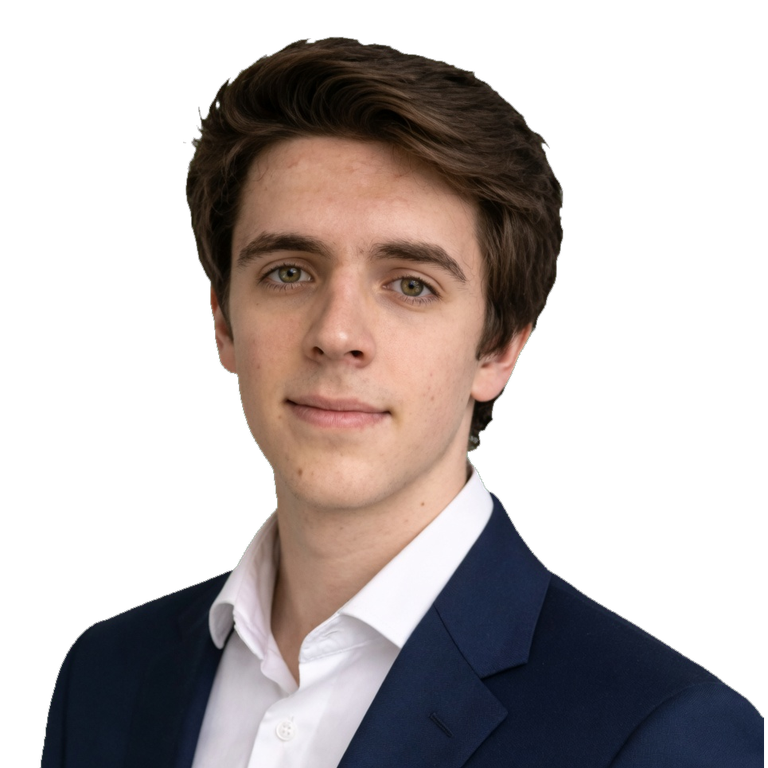
#> input picture scripts/og/portraits/default.png, 768 x 768 px
$ python -i process-portraits.py   (imports and definitions only)
#> lines starting #> are read from the running program, lines starting #| are printed output that depends on the picture; after the words box and inside, x2 and y2 are one past the last pixel; in counts of white or black regions, pixels touching at a corner belong together
#> further down, picture is the input picture: PIL image 768x768 RGBA; mean R, G, B, A 50.6, 43.1, 41.7, 117.9
"""
Chroma-key green-screen portraits → transparent WebP/PNG.

Run: python scripts/process-portraits.py
"""
from __future__ import annotations

from pathlib import Path

import numpy as np
from PIL import Image

ROOT = Path(__file__).resolve().parents[1]
SRC = ROOT / "src" / "assets" / "portraits"
PNG_DIR = ROOT / "scripts" / "og" / "portraits"
OUT_SIZE = 768

JOBS = {
    "_cut-raw.jpg": "default",
    "_party-hat-raw.jpg": "party-hat",
    "_bunny-raw.jpg": "bunny",
    "_crown-raw.jpg": "crown",
    "_rose-raw.jpg": "rose",
    "_star-raw.jpg": "star",
    "_spark-raw.jpg": "spark",
    "_sun-raw.jpg": "sun",
    "_heart-raw.jpg": "heart",
    "_senyera-raw.jpg": "senyera",
    "_cockade-raw.jpg": "cockade",
}


def rgb_to_hsv(rgb: np.ndarray) -> np.ndarray:
    r, g, b = (rgb[..., 0] / 255.0, rgb[..., 1] / 255.0, rgb[..., 2] / 255.0)
    maxc = np.maximum(np.maximum(r, g), b)
    minc = np.minimum(np.minimum(r, g), b)
    v = maxc
    s = np.where(maxc == 0, 0, (maxc - minc) / np.maximum(maxc, 1e-8))
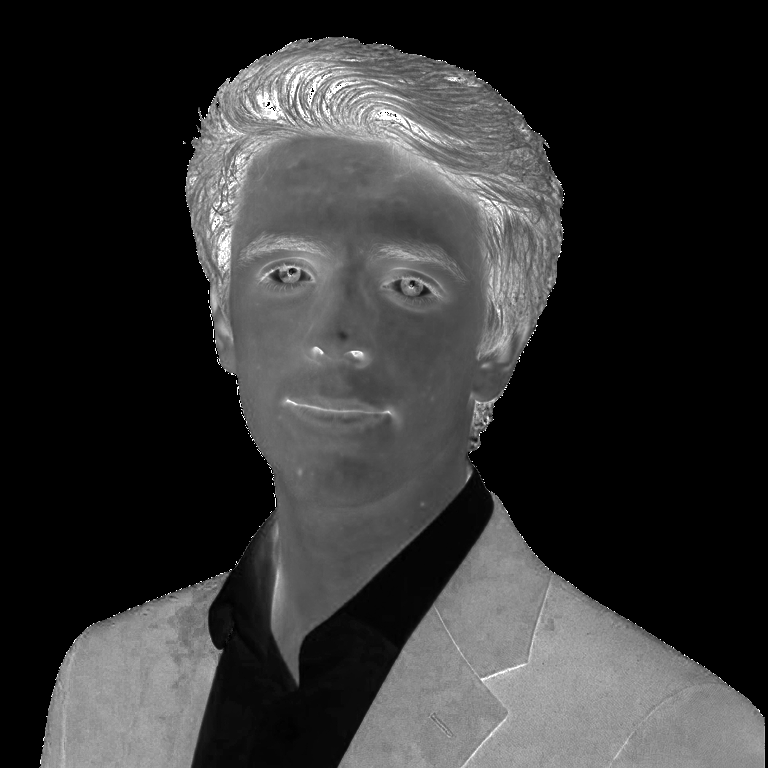
#> s: shape (768, 768) float32; min 0, max 1, mean 0.198
    rc = (maxc - r) / np.maximum(maxc - minc, 1e-8)
    gc = (maxc - g) / np.maximum(maxc - minc, 1e-8)
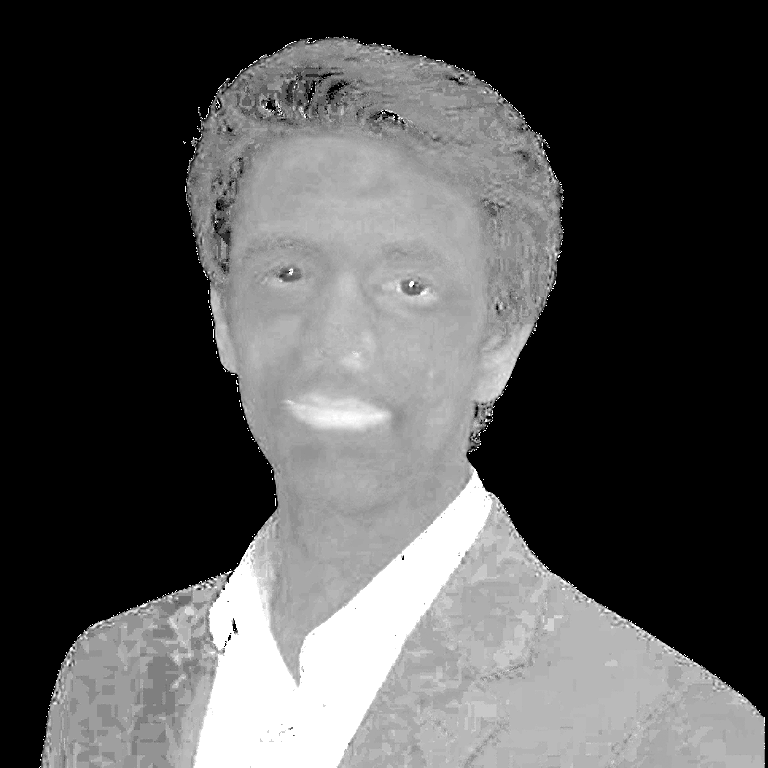
#> gc: shape (768, 768) float32; min 0, max 1, mean 0.319
    bc = (maxc - b) / np.maximum(maxc - minc, 1e-8)
    h = np.zeros_like(maxc)
    h = np.where((maxc == r) & (maxc != minc), (bc - gc) % 6, h)
    h = np.where((maxc == g) & (maxc != minc), 2.0 + rc - bc, h)
    h = np.where((maxc == b) & (maxc != minc), 4.0 + gc - rc, h)
    h = (h / 6.0) % 1.0
    return np.stack([h, s, v], axis=-1)
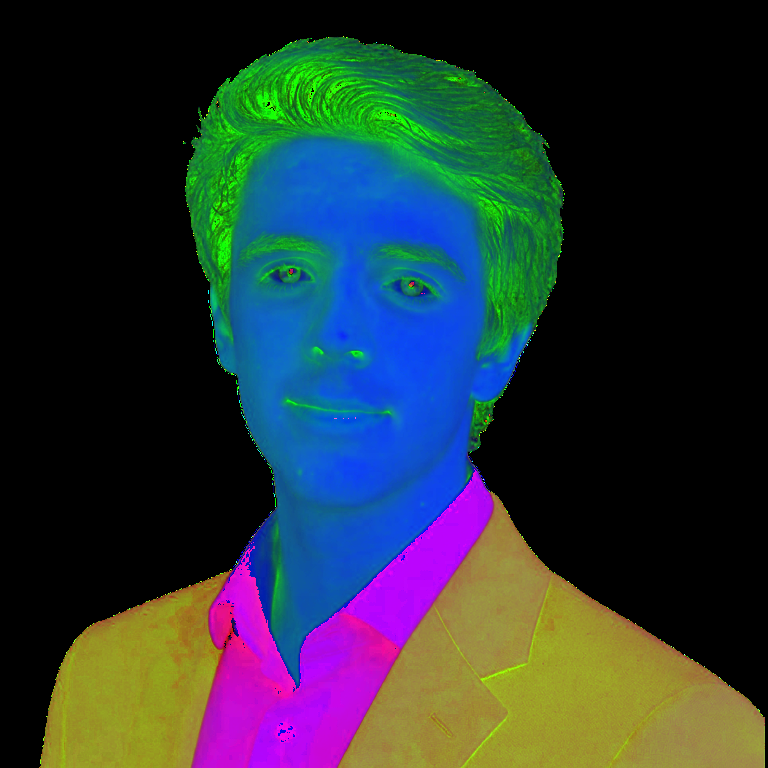
#> returned value: shape (768, 768, 3) float32; mean of channels 0, 1, 2 0.152, 0.198, 0.215; drawn as R, G, B


def key_green(im: Image.Image) -> Image.Image:
    rgb = np.asarray(im.convert("RGB"), dtype=np.float32)
    r, g, b = rgb[..., 0], rgb[..., 1], rgb[..., 2]
    hsv = rgb_to_hsv(rgb)
    h, s, v = hsv[..., 0], hsv[..., 1], hsv[..., 2]

    # Green screen: hue ~120°, high sat, G dominates R/B.
    hue_green = (h > 0.18) & (h < 0.47)
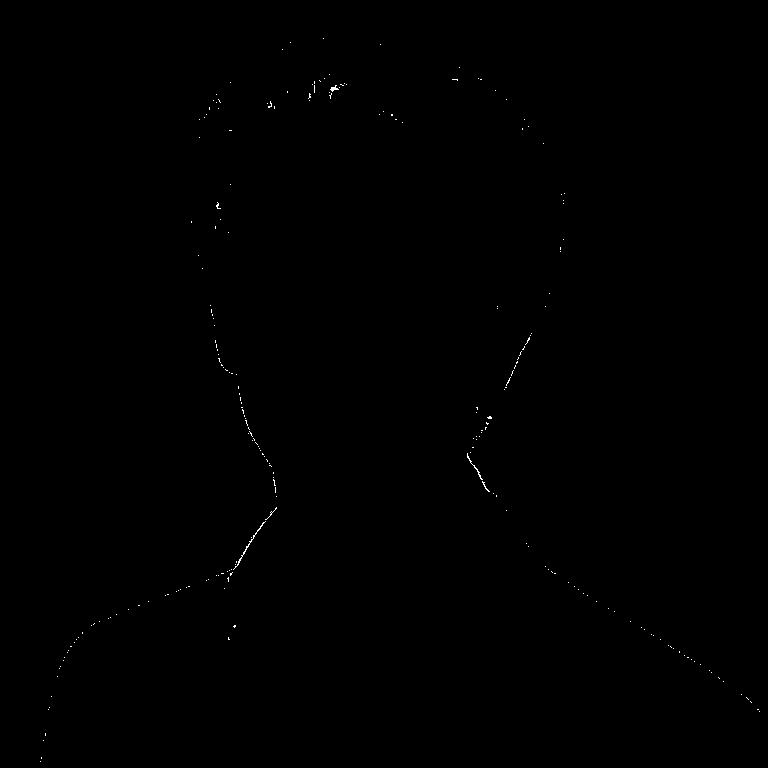
#> hue_green: shape (768, 768) bool; 0.11% white in thin lines or dots, all inside (x1, y1, x2, y2) = (40, 38, 760, 762)
    sat_ok = s > 0.28
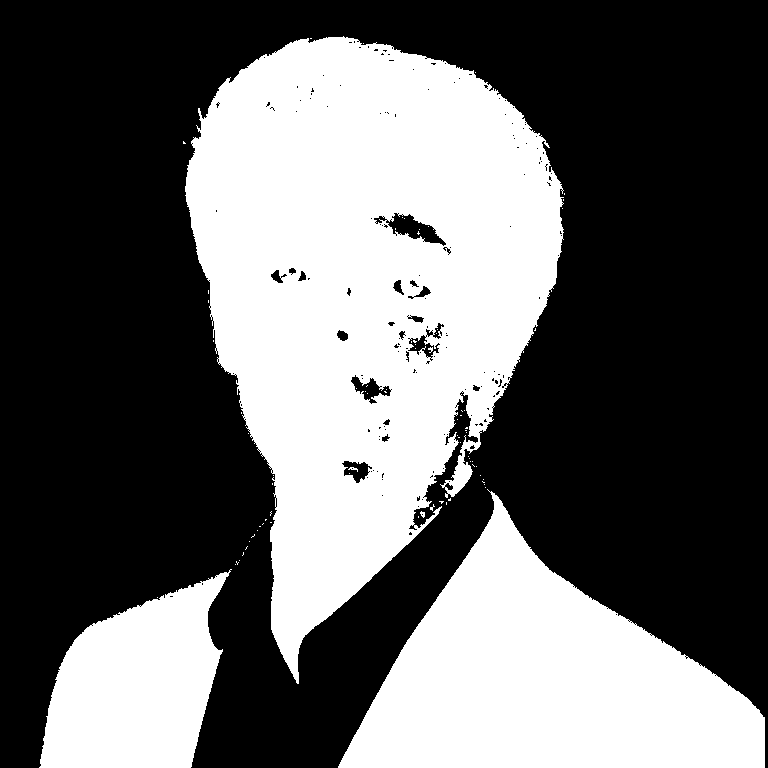
#> sat_ok: shape (768, 768) bool; 39.4% white; 80 white regions (75 under 20 px), largest, box (x1, y1, x2, y2) and area: (185, 36, 564, 684) 145600, (338, 489, 765, 768) 61824, (39, 569, 232, 768) 24804, (348, 467, 358, 472) 22, (420, 511, 425, 518) 22
    g_dom = (g > r + 28) & (g > b + 12)
#> g_dom: shape (768, 768) bool; 0.01% white in thin lines or dots, all inside (x1, y1, x2, y2) = (199, 42, 759, 710)
    screen = hue_green & sat_ok & g_dom

    # Distance from a typical screen green, used for soft edges.
    key = np.array([2.0, 160.0, 14.0], dtype=np.float32)
    dist = np.linalg.norm(rgb - key, axis=-1)
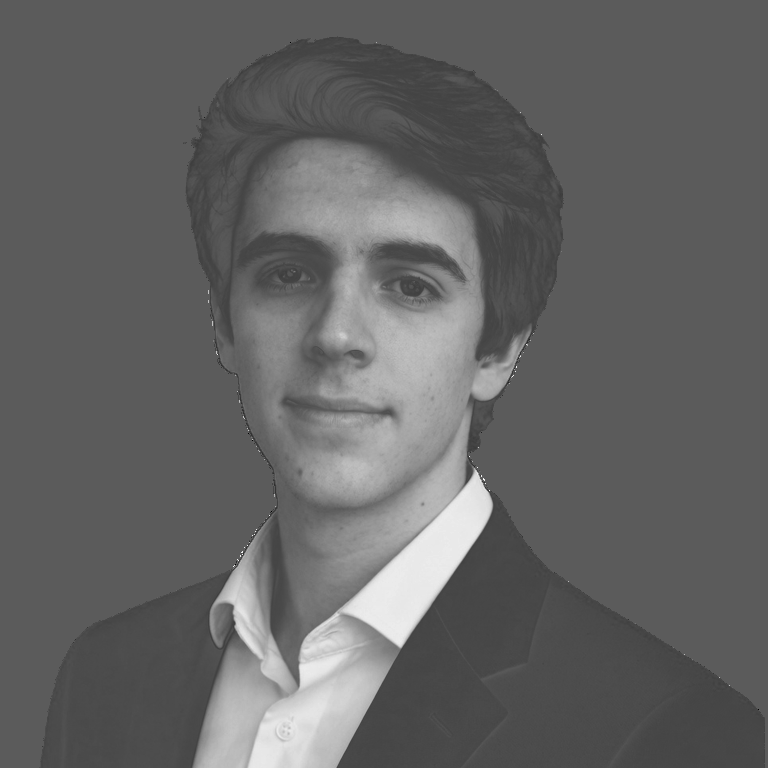
#> dist: shape (768, 768) float32; min 35.9, max 384.3, mean 172.7; drawn with min black and max white
    soft = np.clip((dist - 55.0) / 70.0, 0.0, 1.0)

    alpha = np.where(screen, 0.0, 1.0)
    alpha = np.minimum(alpha, soft)
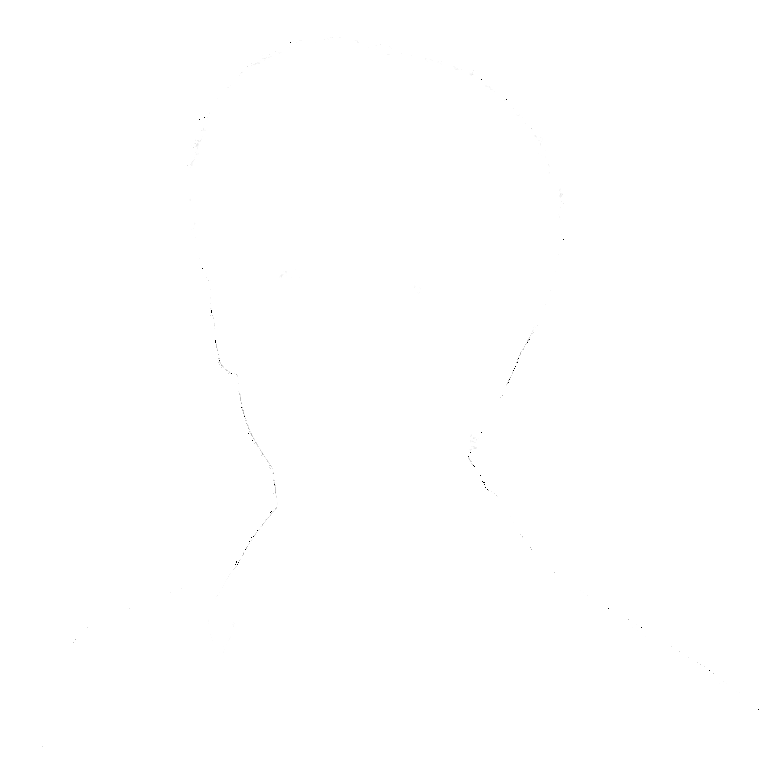
#> alpha: shape (768, 768) float64; min 0, max 1, mean 1

    # Tighten obvious background, keep subject.
    alpha = np.where(screen & (dist < 90), 0.0, alpha)

    # Despill: pull green out of edge pixels.
    spill = ((g > r) & (g > b) & (alpha > 0.05) & (alpha < 0.92)) | (
        hue_green & (s > 0.22) & (alpha > 0.2) & (alpha < 1.0)
    )
#> spill: shape (768, 768) bool; 0.03% white in thin lines or dots, all inside (x1, y1, x2, y2) = (212, 44, 724, 682)
    g2 = np.minimum(g, (r + b) * 0.5)
    rgb = rgb.copy()
    rgb[..., 1] = np.where(spill, g2, g)
#> rgb: shape (768, 768, 3) float32; mean R, G, B 50.6, 43.1, 41.7

    # Slightly contract the matte so leftover halo disappears.
    a = (alpha * 255.0).astype(np.uint8)
    matte = Image.fromarray(a, mode="L")
    matte = matte.point(lambda p: 0 if p < 18 else (255 if p > 230 else p))
    # 1px erode via min filter
    from PIL import ImageFilter

    eroded = matte.filter(ImageFilter.MinFilter(3))
    mixed = Image.blend(matte, eroded, 0.35)
    alpha_u8 = np.asarray(mixed, dtype=np.uint8)

    rgba = np.dstack([rgb.clip(0, 255).astype(np.uint8), alpha_u8])
    out = Image.fromarray(rgba, mode="RGBA")
    return crop_to_subject(out)


def crop_to_subject(im: Image.Image, pad_ratio: float = 0.045) -> Image.Image:
#> called with pad_ratio = 0.045
    alpha = np.asarray(im.getchannel("A"))
    ys, xs = np.where(alpha > 12)
    if len(xs) == 0:
        return im
    x0, x1 = int(xs.min()), int(xs.max())
#> x0 = 0; x1 = 767
    y0, y1 = int(ys.min()), int(ys.max())
#> y0 = 0; y1 = 767
    pad = int(max(im.size) * pad_ratio)
#> pad = 34
    x0 = max(0, x0 - pad)
    y0 = max(0, y0 - pad)
    x1 = min(im.size[0] - 1, x1 + pad)
    y1 = min(im.size[1] - 1, y1 + pad)
    cropped = im.crop((x0, y0, x1 + 1, y1 + 1))

    # Square canvas, subject optically a bit high so hats have room.
    side = max(cropped.size)
#> side = 768
    canvas = Image.new("RGBA", (side, side), (0, 0, 0, 0))
#> canvas: PIL image 768x768 RGBA; every value is 0
    x = (side - cropped.size[0]) // 2
#> x = 0
    y = int((side - cropped.size[1]) * 0.62)
#> y = 0
    canvas.paste(cropped, (x, y), cropped)
    return canvas


def main() -> None:
    SRC.mkdir(parents=True, exist_ok=True)
    for raw_name, slug in JOBS.items():
        src = SRC / raw_name
        if not src.exists():
            raise SystemExit(f"missing {src}")
        keyed = key_green(Image.open(src))
        keyed = keyed.resize((OUT_SIZE, OUT_SIZE), Image.Resampling.LANCZOS)
        PNG_DIR.mkdir(parents=True, exist_ok=True)
        png = PNG_DIR / f"{slug}.png"
        webp = SRC / f"{slug}.webp"
        keyed.save(png, "PNG", optimize=True)
        keyed.save(webp, "WEBP", quality=88, method=6)
        print(f"{raw_name} → {slug}.webp ({keyed.size[0]}px)")


# [2 lines not run here, left out]

>>> from PIL import Image
>>> picture = Image.open('og/portraits/default.png')
>>> result = key_green(picture)
